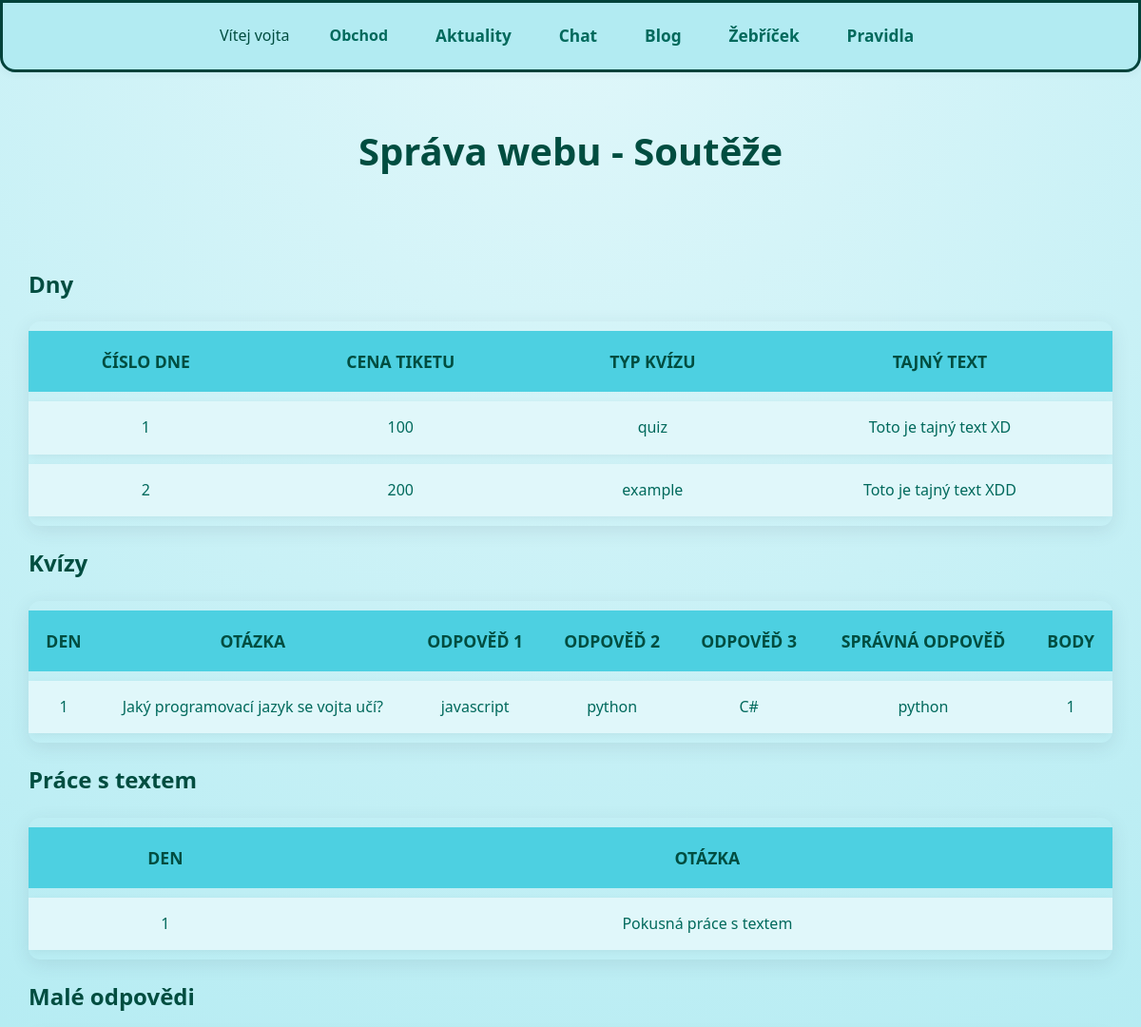
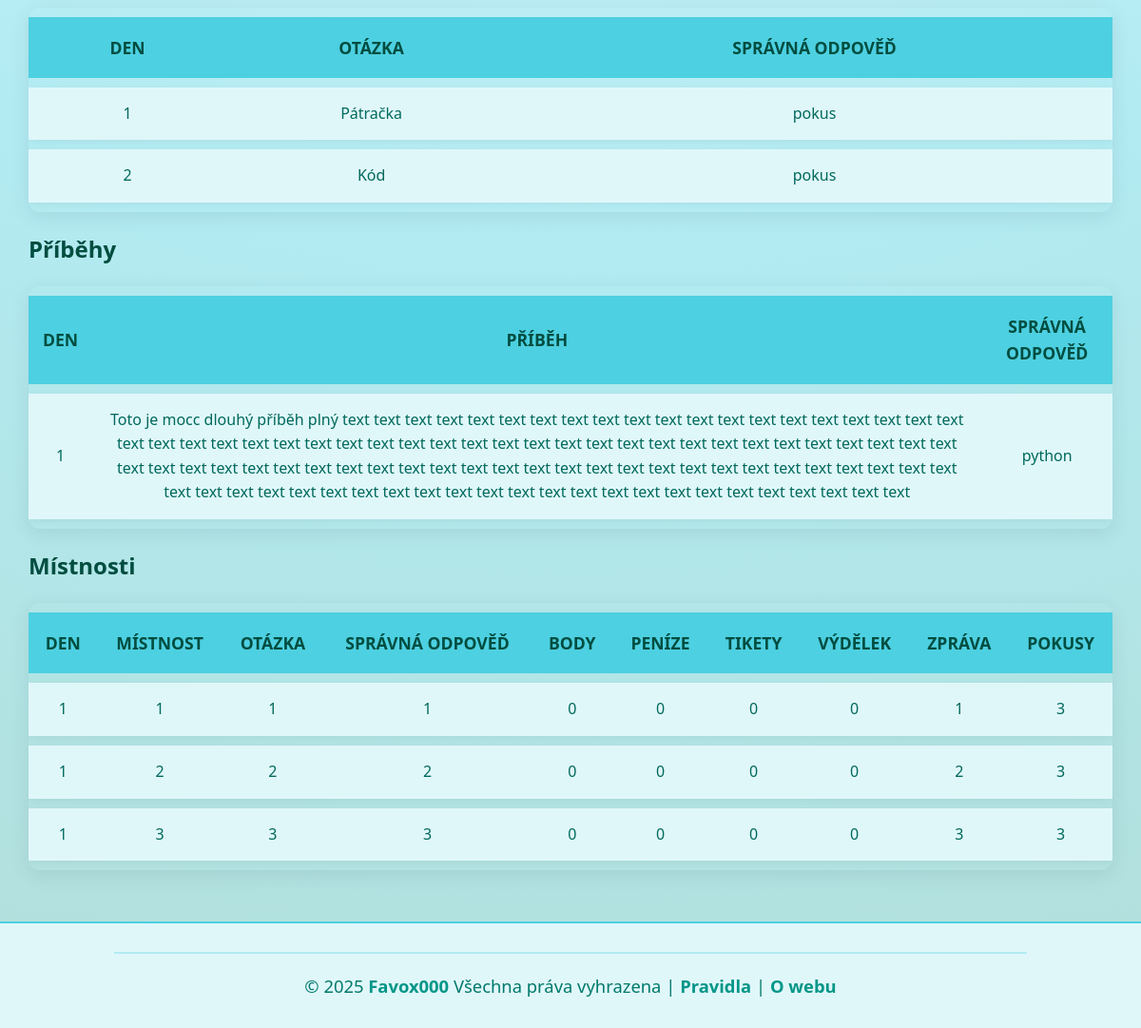
/sprava-webu/souteze/ (signed in), run on the app's committed database (2 pictures, top to bottom).
### account/models.py (models this page shows, shortened)
class Days(models.Model):
    day_number = models.PositiveIntegerField(verbose_name="Číslo dne")
    golden_ticket_cost = models.PositiveIntegerField(verbose_name="Cena tiketu")
    type_of_quiz = models.CharField(max_length=100, verbose_name="Typ kvízu")
    secret_text = models.CharField(max_length=100, verbose_name="Tajný text")#, blank=True, null=True)
    class Meta:
        verbose_name_plural = "Days"

class Quiz(models.Model):
    day_number = models.PositiveIntegerField(verbose_name="Číslo dne")
    text_question = models.CharField(max_length=250, verbose_name="Text otázky")
    choise_1 = models.CharField(max_length=100, verbose_name="Odpověď č.1")
    choise_2 = models.CharField(max_length=100, verbose_name="Odpověď č.2")
    choise_3 = models.CharField(max_length=100, verbose_name="Odpověď č.3")
    answer_quiz = models.CharField(max_length=100, verbose_name="správná odpověď")
    points = models.IntegerField(default=1, verbose_name="Kolik přidá bodů")

class Work_with_text(models.Model):
    day_number = models.PositiveIntegerField(verbose_name="Číslo dne")
    text_question = models.CharField(max_length=250, verbose_name="Text otázky")

class Small_answer(models.Model):
    day_number = models.PositiveIntegerField(verbose_name="Číslo dne")
    text_question = models.CharField(max_length=250, verbose_name="Text otázky")
    answer_quiz = models.CharField(max_length=100, verbose_name="správná odpověď")

class Story(models.Model):
    day_number = models.PositiveIntegerField(verbose_name="Číslo dne")
    text_question = models.TextField(verbose_name="Text příběhu")
    answer_quiz = models.CharField(max_length=100, verbose_name="správná odpověď")

class Room(models.Model):
    day_number = models.PositiveIntegerField(verbose_name="Číslo dne")
    room_number = models.PositiveIntegerField(verbose_name="Číslo místnosti")
    question = models.CharField(max_length=250, verbose_name="Otázka")
    right_answer = models.CharField(max_length=100, verbose_name="Správná odpověď na otázku")
    add_points = models.IntegerField(default=0, verbose_name="Kolik přidá bodů")
    add_money = models.IntegerField(default=0, verbose_name="Kolik přidá peněz")
    add_golden_tickets = models.IntegerField(default=0, verbose_name="kolik přidá tiketů")
    add_earn = models.IntegerField(default=0, verbose_name="Kolik přidá výdělek")
    message = models.TextField(blank=True, null=True, verbose_name="Zpráva co kód vypíše")
    attempts = models.PositiveIntegerField(default=3, verbose_name="Počet pokusů")

### website_management/views.py (the view)
# urls.py: path("souteze/", views.competition, name="website_management_competition"),
@staff_member_required
def competition(request):
    return render(request, "website_management/competition.html", {
        "days": Days.objects.all(),
        "quizs": Quiz.objects.all(),
        "work_with_texts": Work_with_text.objects.all(),
        "small_answers": Small_answer.objects.all(),
        "stories": Story.objects.all(),
        "rooms": Room.objects.all(),
    })

### website_management/templates/website_management/competition.html (shortened to what this page needs)
{% extends "base.html" %}
{% load static %}
{% block content %}
    <h1>Správa webu - Soutěže</h1>
    <div class="container">
        <h2>Dny</h2>
        <table>
            <thead>
                <tr>
                    <th>Číslo dne</th>
                    <th>Cena tiketu</th>
                    <th>Typ kvízu</th>
                    <th>Tajný text</th>
                </tr>
            </thead>
            <tbody>
                {% for day in days %}
                <tr>
                    <td>{{ day.day_number }}</td>
                    <td>{{ day.golden_ticket_cost }}</td>
                    <td>{{ day.type_of_quiz }}</td>
                    <td>{{ day.secret_text }}</td>
                </tr>
                {% empty %}
                <tr>
                    <td colspan="4">Žádné dny nejsou k dispozici.</td>
                </tr>
                {% endfor %}
            </tbody>
        </table>
        <h2>Kvízy</h2>
        <table>
            <thead>
                <tr>
                    <th>Den</th>
                    <th>Otázka</th>
                    <th>Odpověď 1</th>
                    <th>Odpověď 2</th>
                    <th>Odpověď 3</th>
                    <th>Správná odpověď</th>
                    <th>Body</th>
                </tr>
            </thead>
            <tbody>
                {% for quiz in quizs %}
                <tr>
                    <td>{{ quiz.day_number }}</td>
                    <td>{{ quiz.text_question }}</td>
                    <td>{{ quiz.choise_1 }}</td>
                    <td>{{ quiz.choise_2 }}</td>
                    <td>{{ quiz.choise_3 }}</td>
                    <td>{{ quiz.answer_quiz }}</td>
                    <td>{{ quiz.points }}</td>
                </tr>
                {% empty %}
                <tr>
                    <td colspan="7">Žádné kvízy nejsou k dispozici.</td>
                </tr>
                {% endfor %}
            </tbody>
        </table>
        <h2>Práce s textem</h2>
        <table>
            <thead>
                <tr>
                    <th>Den</th>
                    <th>Otázka</th>
                </tr>
            </thead>
            <tbody>
                {% for w in work_with_texts %}
                <tr>
                    <td>{{ w.day_number }}</td>
                    <td>{{ w.text_question }}</td>
                </tr>
                {% empty %}
                <tr>
                    <td colspan="3">Žádné úkoly nejsou k dispozici.</td>
                </tr>
                {% endfor %}
            </tbody>
        </table>
        <h2>Malé odpovědi</h2>
        <table>
            <thead>
                <tr>
                    <th>Den</th>
                    <th>Otázka</th>
                    <th>Správná odpověď</th>
                </tr>
            </thead>
            <tbody>
                {% for s in small_answers %}
                <tr>
                    <td>{{ s.day_number }}</td>
                    <td>{{ s.text_question }}</td>
                    <td>{{ s.answer_quiz }}</td>
                </tr>
                {% empty %}
                <tr>
                    <td colspan="4">Žádné malé odpovědi nejsou k dispozici.</td>
                </tr>
                {% endfor %}
            </tbody>
        </table>
        <h2>Příběhy</h2>
        <table>
            <thead>
                <tr>
                    <th>Den</th>
                    <th>Příběh</th>
                    <th>Správná odpověď</th>
                </tr>
            </thead>
            <tbody>
                {% for story in stories %}
                <tr>
                    <td>{{ story.day_number }}</td>
                    <td>{{ story.text_question }}</td>
                    <td>{{ story.answer_quiz }}</td>
                </tr>
                {% empty %}
                <tr>
                    <td colspan="4">Žádné příběhy nejsou k dispozici.</td>
                </tr>
                {% endfor %}
            </tbody>
        </table>
        <h2>Místnosti</h2>
        <table>
            <thead>
                <tr>
                    <th>Den</th>
                    <th>Místnost</th>
                    <th>Otázka</th>
                    <th>Správná odpověď</th>
                    <th>Body</th>
                    <th>Peníze</th>
                    <th>Tikety</th>
                    <th>Výdělek</th>
                    <th>Zpráva</th>
                    <th>Pokusy</th>
                </tr>
            </thead>
            <tbody>
                {% for room in rooms %}
                <tr>
                    <td>{{ room.day_number }}</td>
                    <td>{{ room.room_number }}</td>
                    <td>{{ room.question }}</td>
                    <td>{{ room.right_answer }}</td>
                    <td>{{ room.add_points }}</td>
                    <td>{{ room.add_money }}</td>
                    <td>{{ room.add_golden_tickets }}</td>
                    <td>{{ room.add_earn }}</td>
                    <td>{{ room.message }}</td>
                    <td>{{ room.attempts }}</td>
                </tr>
                {% empty %}
                <tr>
                    <td colspan="11">Žádné místnosti nejsou k dispozici.</td>
                </tr>
                {% endfor %}
            </tbody>
        </table>
    </div>
{% endblock content %}

### templates/base.html (shortened to what this page needs)
{% load static %}
<!DOCTYPE html>
<html lang="cz">
<head>
    <link rel="stylesheet" href="{% static 'global.css' %}">
    <link rel="stylesheet" href="{% static 'navigation.css' %}">
</head>
<body>
    <header>
        <nav>
            <ul>
                {% if user.is_authenticated %}
                    <li class="user-menu">
                        <span class="welcome-message">Vítej {{ user.username }}</span>
                    </li>
                    <li class="shop_menu">
                        <span>Obchod</span>
                    </li>
                    <li><a href="{% url 'news' %}">Aktuality</a></li>
                    <li><a href="{% url 'chat' %}">Chat</a></li>
                {% else %}
                    <li><a href="{% url 'login' %}">Přihlášení</a></li>
                    <li><a href="{% url 'register' %}">Registrace</a></li>
                {% endif %}
                    <li><a href="{% url 'all_post' %}">Blog</a></li>
                    <li><a href="{% url 'ranking' %}">Žebříček</a></li>
                    <li><a href="{% url 'rules' %}">Pravidla</a></li>
            </ul>
        </nav>
    </header>
    <main>
        {% block content %}{% endblock content %}
    </main>
    <footer>
        <hr>
        <p>© 2025 <a href="{% url 'profile_page' slug='Favox000' %}">Favox000</a> Všechna práva vyhrazena | <a href="{% url 'rules' %}">Pravidla </a> | <a href="">O webu</a></p>
    </footer>
</body>
</html>

### static/global.css (style rules this page uses)
html, body { height: 100%; min-height: 100%; margin: 0; padding: 0; }
body { min-height: 100vh; display: flex; flex-direction: column; margin: 0; padding: 0; background: radial-gradient(circle at top, #e0f7fa 0%, #b2ebf2 60%, #b2dfdb 100%); font-family: 'Segoe UI', -apple-system, BlinkMacSystemFont, "Segoe UI", Roboto, Oxygen-Sans, Ubuntu, Cantarell, "Helvetica Neue", sans-serif; color: #004d40; line-height: 1.6; align-items: center; }
main { flex: 1 0 auto; width: 100%; display: flex; flex-direction: column; align-items: center; }
.container { max-width: 1400px; width: 100%; padding: 30px; border-radius: 15px; margin-top: 24px; margin-bottom: 24px; box-sizing: border-box; }
h1 { text-align: center; font-weight: 800; margin-bottom: 15px; color: #004d40; font-size: 2.5em; }
p { text-align: center; font-size: 1.15em; margin-bottom: 20px; color: #00796b; max-width: 700px; margin-left: auto; margin-right: auto; }
table { width: 100%; border-collapse: separate; border-spacing: 0 10px; box-shadow: 0 5px 20px rgba(44, 62, 80, 0.1); border-radius: 12px; overflow: hidden; margin-top: 20px; }
thead { background: #4dd0e1; border-bottom: 3px solid #004d40; }
thead th { color: #004d40; font-weight: 700; padding: 18px 15px; text-align: center; font-size: 1.1em; text-transform: uppercase; }
tbody tr { background: #e0f7fa; transition: background 0.3s ease, transform 0.2s ease; border-radius: 8px; box-shadow: 0 2px 8px rgba(0, 0, 0, 0.05); }
tbody td { padding: 15px 10px; text-align: center; font-size: 1em; color: #00695c; vertical-align: middle; }
footer { width: 100%; background: #e0f7fa; border-top: 2px solid #4dd0e1; padding: 22px 0 10px 0; text-align: center; font-size: 1em; color: #00695c; margin-top: auto; box-sizing: border-box; position: relative; z-index: 10; }
footer hr { border: none; border-top: 2px solid #b2ebf2; margin-bottom: 18px; width: 80%; margin-left: auto; margin-right: auto; }
footer a { color: #009688; text-decoration: none; font-weight: 600; transition: color 0.2s; }

### static/navigation.css (style rules this page uses)
header { background: #b2ebf2; border-radius: 0 0 16px 16px; box-shadow: 0 2px 8px rgba(44, 62, 80, 0.06); margin-bottom: 24px; border: #01423a 3px solid; width: 100%; max-width: 100%; box-sizing: border-box; }
nav ul { display: flex; justify-content: center; align-items: center; gap: 18px; list-style: none; padding: 16px 0; margin: 0; }
nav ul li { display: flex; align-items: center; min-width: 0; margin: 0; padding: 0; }
nav ul li a, nav ul li form button { color: #00695c; text-decoration: none; font-weight: 600; font-size: 1.08em; padding: 6px 16px; border-radius: 8px; background: none; border: none; cursor: pointer; transition: background 0.2s, color 0.2s; display: inline-block; font-family: inherit; line-height: 1.5; vertical-align: middle; height: auto; margin: 0; appearance: none; outline: none; box-shadow: none; }
.user-menu { position: relative; display: inline-block; }
.welcome-message { cursor: pointer; padding: 8px; }
.shop_menu { position: relative; cursor: pointer; padding: 6px 16px; font-weight: 600; color: #00695c; border-radius: 8px; transition: background 0.2s, color 0.2s; user-select: none; }

### data on the page
Days: day_number "1", golden_ticket_cost "100", type_of_quiz "quiz", secret_text "Toto je tajný text XD"
Days: day_number "2", golden_ticket_cost "200", type_of_quiz "example", secret_text "Toto je tajný text XDD"
Quiz: day_number "1", text_question "Jaký programovací jazyk se vojta učí?", choise_1 "javascript", choise_2 "python", choise_3 "C#", answer_quiz "python", points "1"
Work_with_text: day_number "1", text_question "Pokusná práce s textem"
Small_answer: day_number "1", text_question "Pátračka", answer_quiz "pokus"
Small_answer: day_number "2", text_question "Kód", answer_quiz "pokus"
Story: day_number "1", text_question "Toto je mocc dlouhý příběh plný text text text text text text text text text text text text text text text text text text text text text text text text text text text text text text text text text text text text text text text text text text text text text text text text text text text text text text text text text text text text text text text text text text text text text text text text text text text text text text text text text text text text text text text text text text text text text text text text text text", answer_quiz "python"
Room: day_number "1", room_number "1", question "1", right_answer "1", add_points "0", add_money "0", add_golden_tickets "0", add_earn "0", message "1", attempts "3"
Room: day_number "1", room_number "2", question "2", right_answer "2", add_points "0", add_money "0", add_golden_tickets "0", add_earn "0", message "2", attempts "3"
Room: day_number "1", room_number "3", question "3", right_answer "3", add_points "0", add_money "0", add_golden_tickets "0", add_earn "0", message "3", attempts "3"

### other printed values
{{ user.username }} "vojta"
